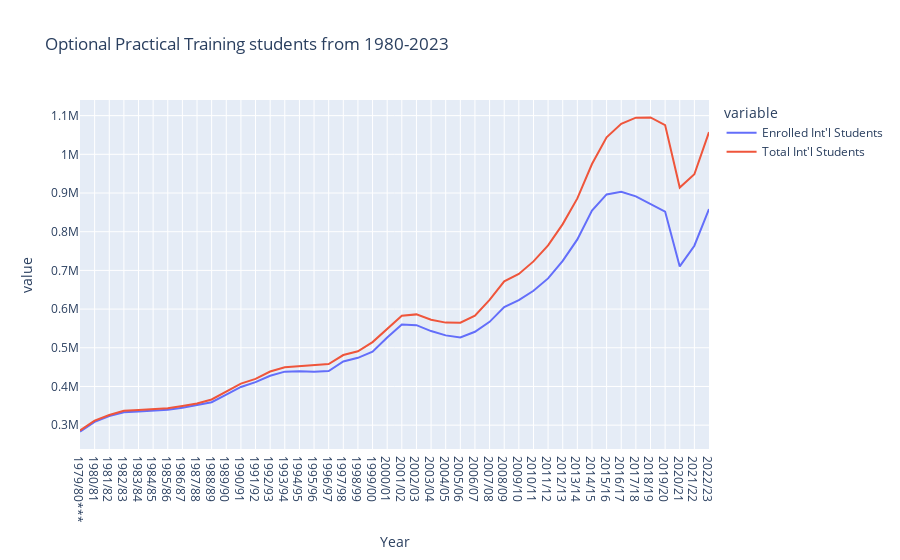

Here is the notebook cell this chart was saved with:
### Code cell
fig = px.line(data_frame=more_data,
              x='Year', 
              y=['Enrolled Int\'l Students', 'Total Int\'l Students', 'Optional Practical Training (OPT)'],
              title='Optional Practical Training students from 1980-2023',
              hover_name='Optional Practical Training (OPT)')

fig.show()

### Figure 1 — Plotly figure (JSON) as saved in the notebook; plotly's stock layout.template omitted (floating-point values rounded to 4 significant figures)
{"data": [{"hovertemplate": "<b>%{hovertext}</b><br><br>variable=Enrolled Int'l Students<br>Year=%{x}<br>value=%{y}<extra></extra>", "hovertext": [2840, 3450, 2880, 3620, 3400, 4310, 4150, 4730, 4800, 7020, 7712, 8770, 8230, 11010, 11430, 13208, 15450, 18125, 16582, 16842, 24857, 21058, 22745, 27793, 29340, 32999, 38096, 41660, 56766, 66601, 67804, 76031, 85157, 94919, 105997, 120287, 147498, 175695, 203462, 223085, 223539, 203885, 184759, 198793], "legendgroup": "Enrolled Int'l Students", "line": {"color": "#636efa", "dash": "solid"}, "marker": {"symbol": "circle"}, "mode": "lines", "name": "Enrolled Int'l Students", "orientation": "v", "showlegend": true, "type": "scatter", "x": ["1979/80***", "1980/81", "1981/82", "1982/83", "1983/84", "1984/85", "1985/86", "1986/87", "1987/88", "1988/89 ", "1989/90", "1990/91", "1991/92", "1992/93", "1993/94", "1994/95", "1995/96", "1996/97", "1997/98", "1998/99", "1999/00", "2000/01", "2001/02", "2002/03", "2003/04", "2004/05", "2005/06", "2006/07", "2007/08", "2008/09", "2009/10", "2010/11", "2011/12", "2012/13", "2013/14", "2014/15", "2015/16", "2016/17", "2017/18", "2018/19", "2019/20", "2020/21", "2021/22", "2022/23"], "xaxis": "x", "y": [283503, 308432, 323419, 333365, 335494, 337803, 339627, 344879, 351387, 359334, 379139, 398759, 411355, 427608, 438319, 439427, 438337, 439859, 464698, 474091, 489866, 526809, 560251, 558530, 543169, 532040, 526670, 541324, 567039, 605015, 623119, 647246, 679338, 724725, 780055, 854639, 896341, 903127, 891330, 872214, 851957, 710210, 763760, 858395], "yaxis": "y"}, {"hovertemplate": "<b>%{hovertext}</b><br><br>variable=Total Int'l Students<br>Year=%{x}<br>value=%{y}<extra></extra>", "hovertext": [2840, 3450, 2880, 3620, 3400, 4310, 4150, 4730, 4800, 7020, 7712, 8770, 8230, 11010, 11430, 13208, 15450, 18125, 16582, 16842, 24857, 21058, 22745, 27793, 29340, 32999, 38096, 41660, 56766, 66601, 67804, 76031, 85157, 94919, 105997, 120287, 147498, 175695, 203462, 223085, 223539, 203885, 184759, 198793], "legendgroup": "Total Int'l Students", "line": {"color": "#EF553B", "dash": "solid"}, "marker": {"symbol": "circle"}, "mode": "lines", "name": "Total Int'l Students", "orientation": "v", "showlegend": true, "type": "scatter", "x": ["1979/80***", "1980/81", "1981/82", "1982/83", "1983/84", "1984/85", "1985/86", "1986/87", "1987/88", "1988/89 ", "1989/90", "1990/91", "1991/92", "1992/93", "1993/94", "1994/95", "1995/96", "1996/97", "1997/98", "1998/99", "1999/00", "2000/01", "2001/02", "2002/03", "2003/04", "2004/05", "2005/06", "2006/07", "2007/08", "2008/09", "2009/10", "2010/11", "2011/12", "2012/13", "2013/14", "2014/15", "2015/16", "2016/17", "2017/18", "2018/19", "2019/20", "2020/21", "2021/22", "2022/23"], "xaxis": "x", "y": [286343, 311882, 326299, 336985, 338894, 342113, 343777, 349609, 356187, 366354, 386851, 407529, 419585, 438618, 449749, 452635, 453787, 457984, 481280, 490933, 514723, 547867, 582996, 586323, 572509, 565039, 564766, 582984, 623805, 671616, 690923, 723277, 764495, 819644, 886052, 974926, 1043839, 1078822, 1094792, 1095299, 1075496, 914095, 948519, 1057188], "yaxis": "y"}], "layout": {"legend": {"title": {"text": "variable"}, "tracegroupgap": 0}, "title": {"text": "Optional Practical Training students from 1980-2023"}, "xaxis": {"anchor": "y", "domain": [0, 1], "title": {"text": "Year"}}, "yaxis": {"anchor": "x", "domain": [0, 1], "title": {"text": "value"}}}}
